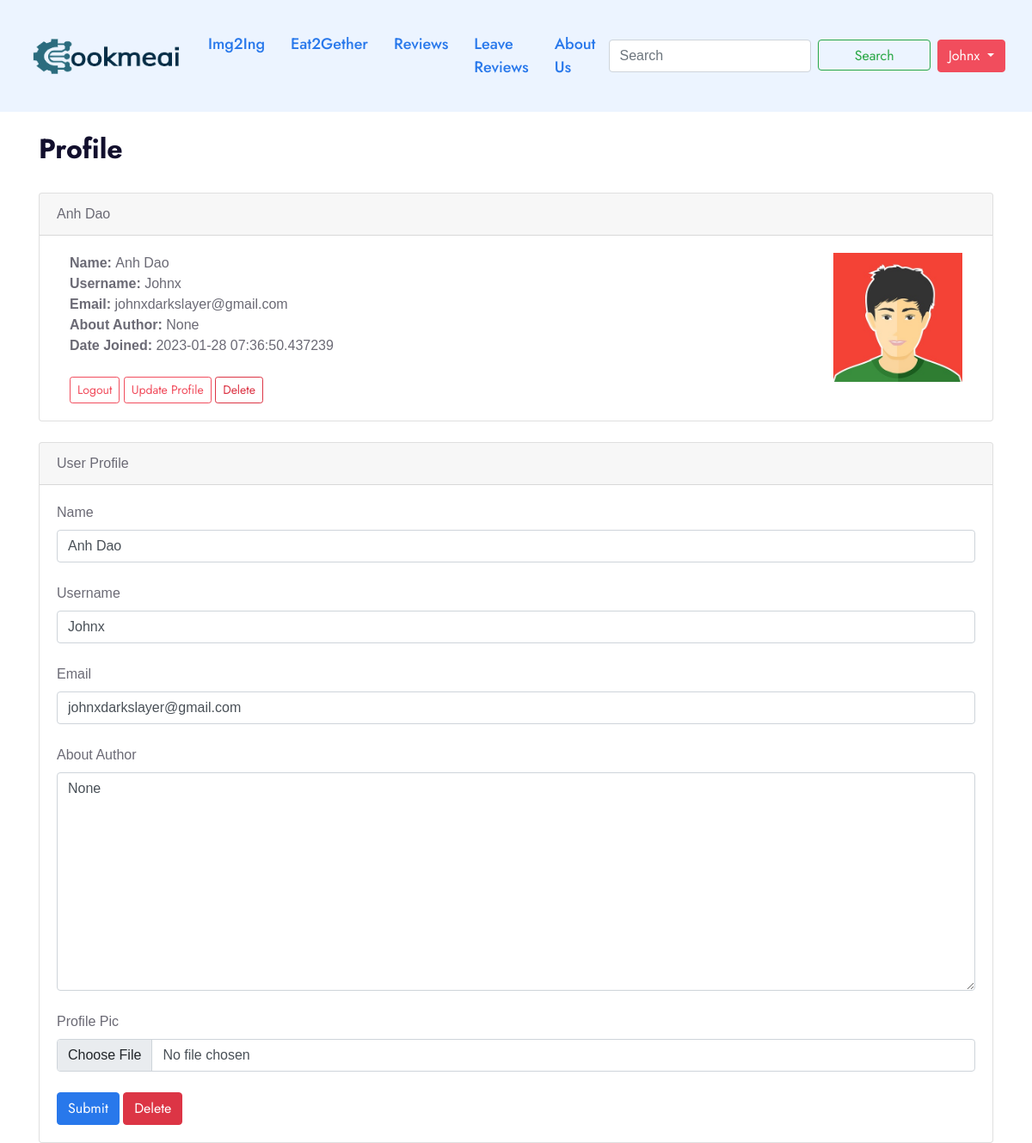
The app's page /dashboard (signed in), older data.
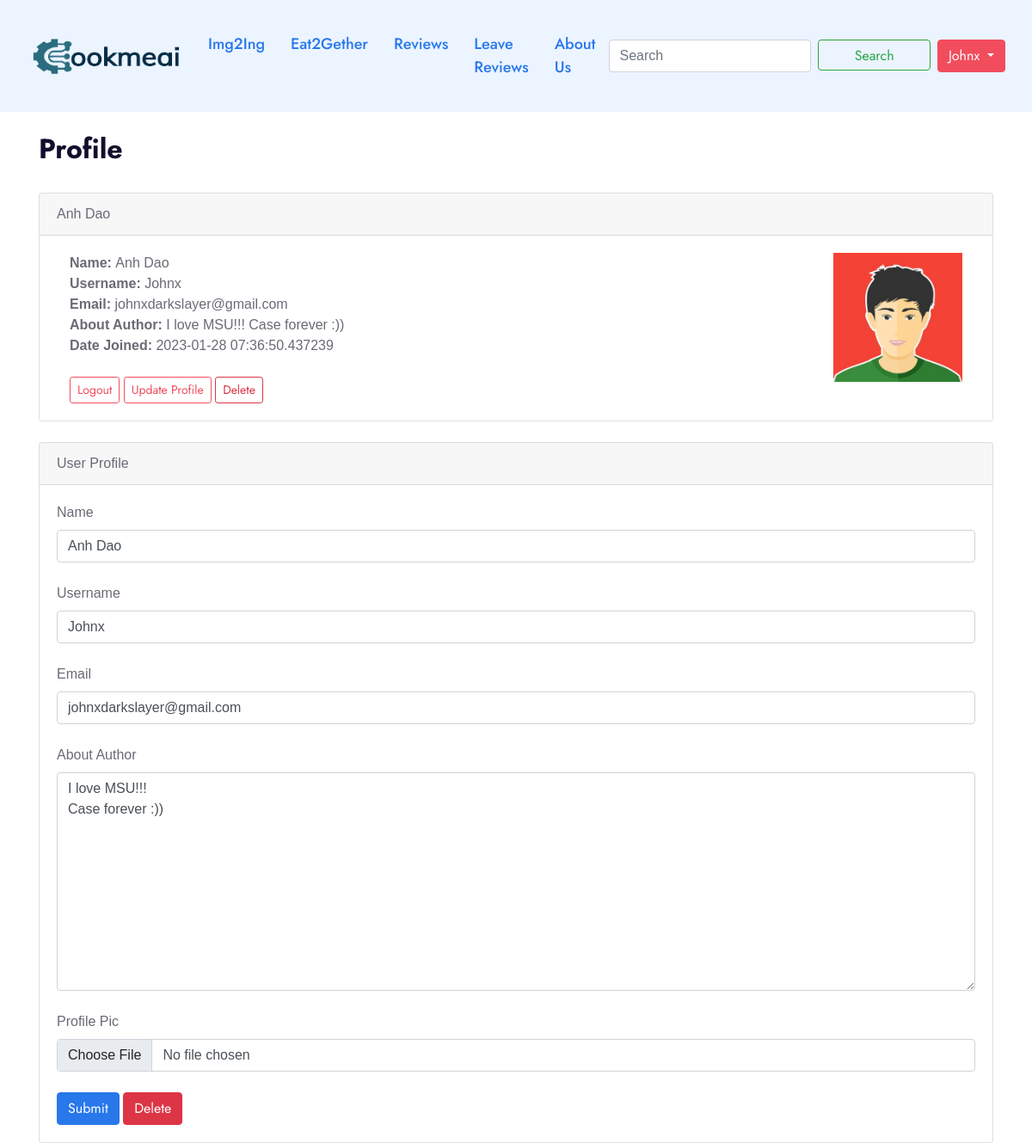
The same page, newer data.
### app.py (models this page shows, shortened)
class Users(db.Model, UserMixin):
    id = db.Column(db.Integer, primary_key=True)
    username = db.Column(db.String(20), nullable=False, unique=True)
    name = db.Column(db.String(200), nullable=False)
    email = db.Column(db.String(120), nullable=False, unique=True)
    about_author = db.Column(db.Text(500), nullable=True)
    profile_pic = db.Column(db.String(), nullable=True)
    date_added = db.Column(db.DateTime, default=datetime.utcnow)
    password_hash = db.Column(db.String(128))
    posts = db.relationship('Posts', backref='poster')
    @property
    def password(self):
        raise AttributeError('password is not a readable attribute!')

### app.py (the view)
@app.route('/dashboard', methods=['POST', 'GET'])
@login_required
def dashboard():
    form = UserForm()
    id = current_user.id
    name_to_update = Users.query.get_or_404(id)
    if request.method == 'POST':
        name_to_update.name = request.form['name']
        name_to_update.email = request.form['email']
        name_to_update.username = request.form['username']
        name_to_update.about_author = request.form['about_author']
        if request.files['profile_pic']:
            name_to_update.profile_pic = request.files['profile_pic']
            pic_filename = secure_filename(name_to_update.profile_pic.filename)
            pic_name = str(uuid.uuid1()) + "_" + pic_filename
            name_to_update.profile_pic.save(os.path.join(
                app.config['UPLOAD_FOLDER'], pic_name))
            name_to_update.profile_pic = pic_name
            try:
                db.session.commit()
                flash("User Updated Successfully!")
                return render_template('dashboard.html', form=form, name_to_update=name_to_update, id=id)
            except:
                db.session.commit()
                flash("Error! Looks like there was an problem,")
                return render_template('dashboard.html', form=form, name_to_update=name_to_update, id=id)
        else:
            db.session.commit()
            flash('User Updated Successfully!')
            return render_template('dashboard.html', form=form, name_to_update=name_to_update, id=id)
    else:
        return render_template('dashboard.html', form=form, name_to_update=name_to_update, id=id)
    return render_template('dashboard.html')

### forms.py
class UserForm(FlaskForm):
    name = StringField("Name", validators=[DataRequired()])
    username = StringField('Username', validators=[DataRequired()])
    email = StringField('Email', validators=[DataRequired()])
    about_author = TextAreaField('About Author')
    password_hash = PasswordField("Password", validators=[DataRequired(), EqualTo(
        'password_hash2', message="Passwords Must Match")])
    password_hash2 = PasswordField("Confirm Password", validators=[DataRequired()])
    profile_pic = FileField()
    submit = SubmitField('Submit')

class SearchForm(FlaskForm):
    searched = StringField('Searched', validators=[DataRequired()])
    submit = SubmitField()

### app.py (called while the page is built)
@login_manager.user_loader
def load_user(user_id):
    return Users.query.get(int(user_id))

@app.context_processor
def base():
    form = SearchForm()
    return dict(form=form)

### templates/dashboard.html (shortened to what this page needs)
{% extends 'base.html' %}
{% block content %}
<br>
<h2>Profile</h2>
<br>
<div class="card">
    <div class="card-header">
        {{ current_user.name }}
    </div>
    <div class="card-body">
        <div class="container">
            <div class="row">
                <div class="col-8">
                    <strong>Name: </strong> {{ current_user.name }}<br>
                    <strong>Username: </strong> {{ current_user.username }}<br>
                    <strong>Email: </strong> {{ current_user.email }} <br>
                    <strong>About Author: </strong>{{ current_user.about_author }} <br>
                    <strong>Date Joined: </strong> {{ current_user.date_added }} <br><br>
                    <a href="{{ url_for('logout') }}" class="btn btn-outline-secondary btn-sm">Logout</a>
                    <a href="{{ url_for('update', id=current_user.id) }}"
                        class="btn btn-outline-secondary btn-sm">Update Profile</a>
                    <a href="{{ url_for('delete', id=current_user.id) }}"
                        class="btn btn-outline-danger btn-sm">Delete</a>
                </div>
                <div class="col-4">
                    {% if current_user.profile_pic %}
                    <img src="{{ url_for('static', filename = 'images/' + current_user.profile_pic) }}" alt="" width="150px"
                        align="right">
                    {% else %}
                    <img src="{{ url_for('static', filename = 'images/avatar.png') }}" alt="" width="150px"
                        align="right">
                    {% endif %}
                </div>
            </div>
        </div>
    </div>
</div>
<br>
<div class="card">
    <div class="card-header">
        User Profile
    </div>
    <div class="card-body">
        <form action="/dashboard" method="POST" enctype="multipart/form-data">
            {{ form.name.label(class = 'form-label') }}
            {{ form.name(class='form-control', value=name_to_update.name) }}
            <br>
            {{ form.username.label(class = 'form-label') }}
            {{ form.username(class='form-control', value=name_to_update.username) }}
            <br>
            {{ form.email.label(class = 'form-label') }}
            {{ form.email(class='form-control', value=name_to_update.email) }}
            <br>
            {{ form.about_author.label(class = 'form-label') }}
            <textarea name="about_author" class="form-control" cols="30"
                rows="10">{{ name_to_update.about_author }}</textarea>
            <br>
            {{ form.profile_pic.label(class = 'form-label') }}
            {{ form.profile_pic(class='form-control', value=name_to_update.profile_pic) }}
            <br>
            {{ form.submit(class='btn btn-primary') }}
            <a href="{{ url_for('delete', id=id) }}" class="btn btn-danger">Delete</a>
        </form>
    </div>
</div>
{% endblock %}

### templates/base.html (shortened to what this page needs)
<!doctype html>
<html lang="en">
<head>
    <link href="https://cdnjs.cloudflare.com/ajax/libs/font-awesome/5.10.0/css/all.min.css" rel="stylesheet">
    <link href="{{ url_for('static', filename = 'lib/owlcarousel/assets/owl.carousel.min.css')  }}" rel="stylesheet">
    <link rel="stylesheet" href="https://cdnjs.cloudflare.com/ajax/libs/font-awesome/6.2.1/css/all.min.css"
 />
    <link href="https://cdn.jsdelivr.net/npm/bootstrap@5.0.2/dist/css/bootstrap.min.css" rel="stylesheet"
>
    <link rel="stylesheet" href="{{ url_for('static', filename = 'css/style.css')  }}">
</head>
<body>
    {% include 'navbar.html' %}
    <div class="container">
        {% block content %}
        {% endblock %}
    </div>
</body>
</html>

### templates/navbar.html (shortened to what this page needs)
<nav class="navbar navbar-expand-lg navbar-light bg-light">
    <div class="container-fluid">
        <a class="navbar-brand" href="{{ url_for('index') }}"><img src="{{ url_for('static', filename='images/logo/cookmeai.png') }}" style="width: 180px"></a>
        <div class="collapse navbar-collapse" id="navbarSupportedContent">
            <ul class="navbar-nav me-auto mb-2 mb-lg-0">
                <li class="nav-item">
                    <a class="nav-link active" aria-current="page" href="{{ url_for('img2ing') }}">Img2Ing</a>
                </li>
                <li class="nav-item">
                    <a class="nav-link active" aria-current="page" href="{{ url_for('eat2gether') }}">Eat2Gether</a>
                </li>
                <li class="nav-item">
                    <a class="nav-link active" aria-current="page" href="{{ url_for('posts') }}">Reviews</a>
                </li>
                <li class="nav-item">
                    <a class="nav-link active" aria-current="page" href="{{ url_for('add_post') }}">Leave Reviews</a>
                </li>
                <li class="nav-item">
                    <a class="nav-link active" aria-current="page" href="{{ url_for('aboutus') }}">About Us</a>
                </li>
            </ul>
            <form class="d-flex" method="POST" action="{{ url_for('search') }}">
                <input class="form-control me-2" type="search" placeholder="Search" aria-label="Search" name="searched">
                <button class="btn btn-outline-success" type="submit" style="height:36px;width:200px">Search</button>
            </form>
            <div class="dropdown">
                {% if current_user.is_authenticated %}
                <button class="btn btn-secondary dropdown-toggle" type="button" id="dropdownMenuButton1"
                    data-bs-toggle="dropdown" aria-expanded="false" style="margin-left:8px">
                    {{ current_user.username }}
                </button>
                {% endif %}
            </div>
        </div>
    </div>
</nav>

Row changes from the older to the newer data that the page shows:
changed Users "Johnx": about_author "None" → "I love MSU!!! Case forever :))"
